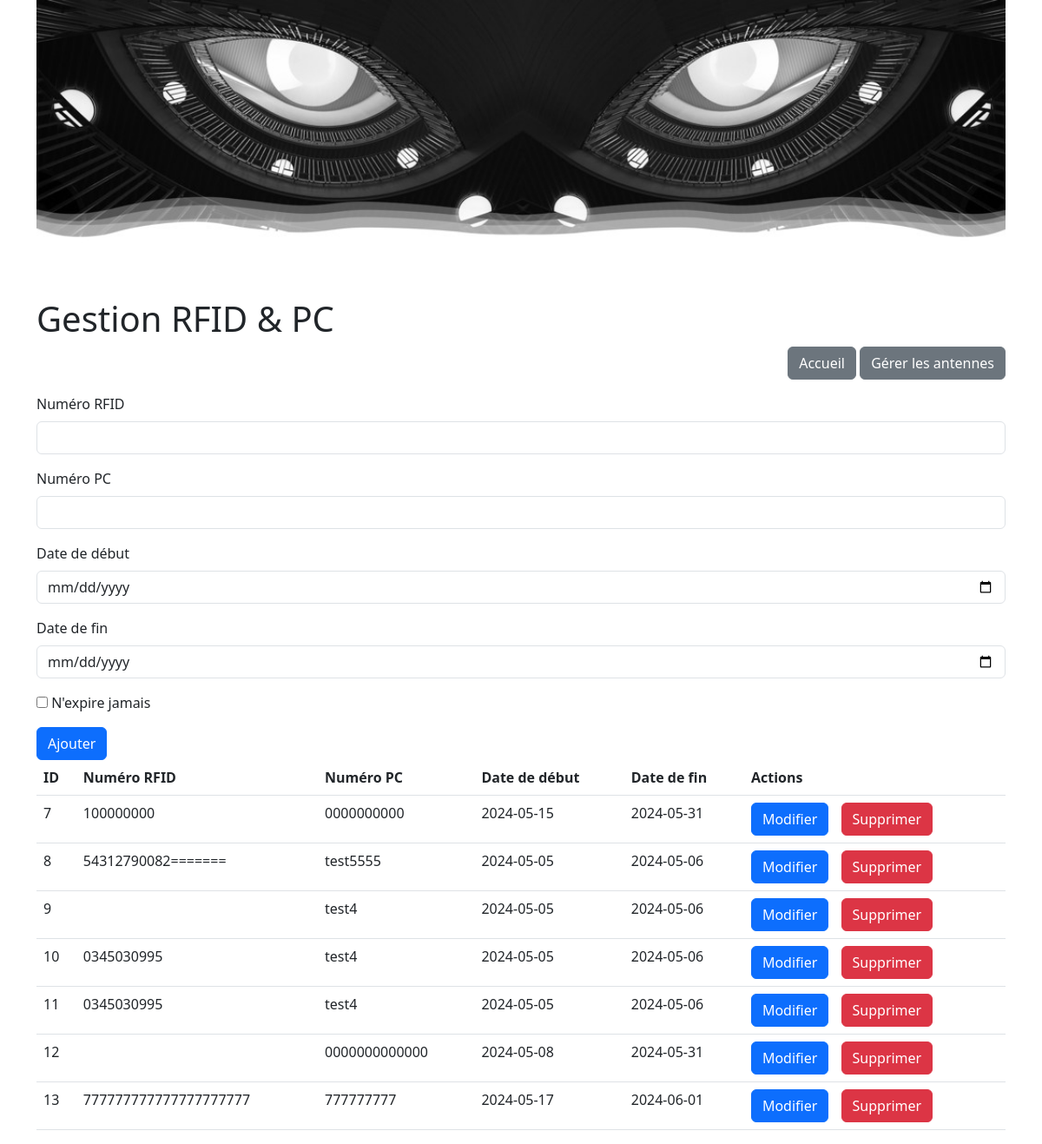
The app's page /code/manage_etiq_pc.php, older data.
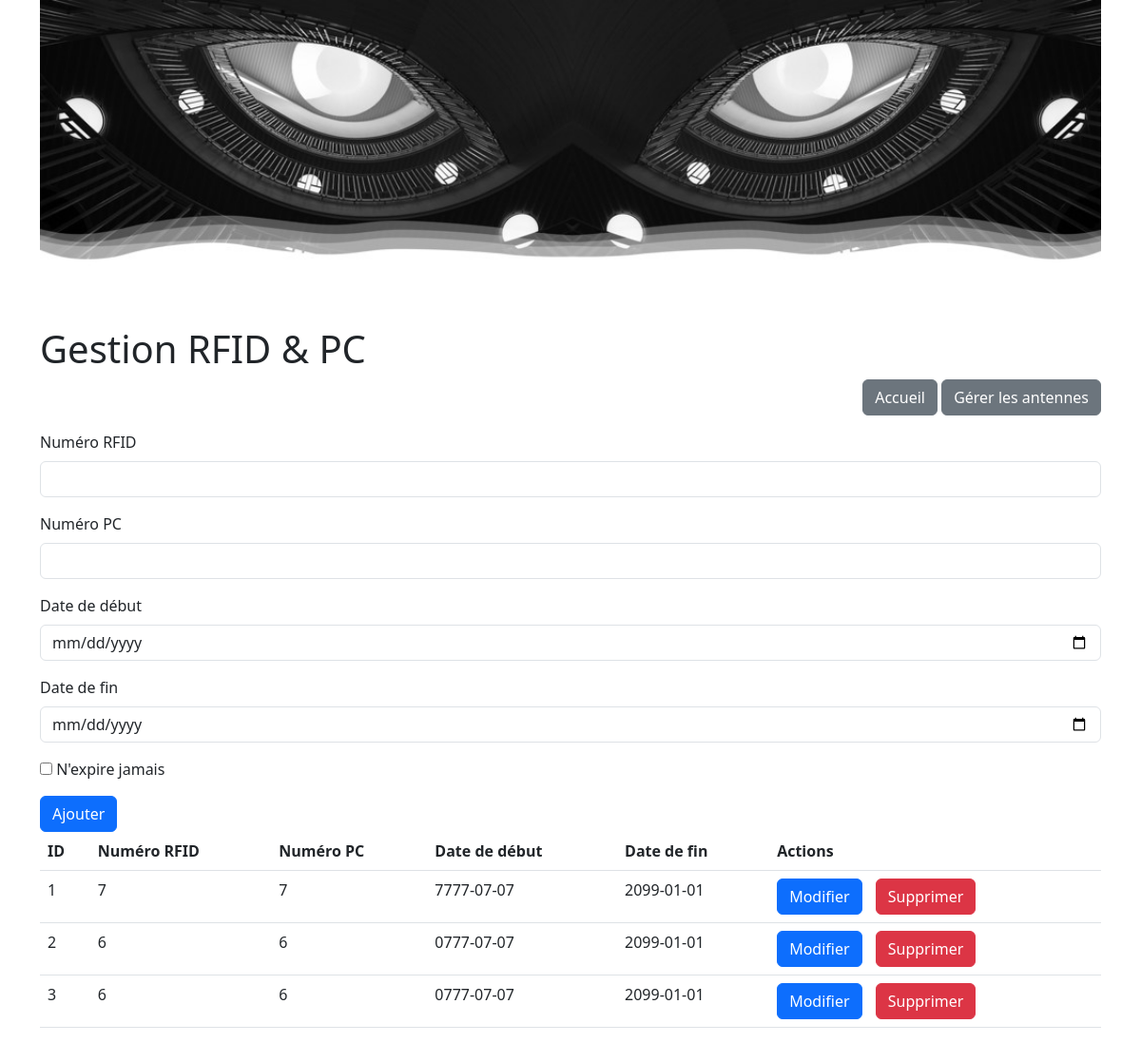
The same page, newer data.
### tables this page shows
CREATE TABLE ETIQ_PC (
    ID INTEGER PRIMARY KEY,
    NUM_ETIQ VARCHAR,
    NUM_PC VARCHAR,
    DATE_DEBUT DATE,
    DATE_FIN DATE
);

### code/manage_etiq_pc.php (the view, shortened to what this page needs)
<?php
include 'db.php';
$etiqs = $db->query("SELECT * FROM ETIQ_PC");
?>
<!DOCTYPE html>
<html lang="fr">
<head>
    <link rel="stylesheet" href="manage_etiq_pc.css">
    <link href="https://cdn.jsdelivr.net/npm/bootstrap@5.3.0/dist/css/bootstrap.min.css" rel="stylesheet">
</head>
<body>
<div class="container">
	<header>
		<img src="image2.jpg" alt="Track Eye System Banner" class="img-fluid">
		<h1>Gestion RFID & PC</h1>
		<div class="mb-3 text-end">
			<a href="index.php" class="btn btn-secondary">Accueil</a>
			<a href="manage_antenne.php" class="btn btn-secondary">Gérer les antennes</a>
		</div>
    </header>
    <form action="manage_etiq_pc.php" method="post" onsubmit="return confirm('Êtes-vous sûr?');">
        <div class="mb-3">
            <label for="num_etiq" class="form-label">Numéro RFID</label>
            <input type="text" id="num_etiq" name="num_etiq" required class="form-control">
        </div>
        <div class="mb-3">
            <label for="num_pc" class="form-label">Numéro PC</label>
            <input type="text" id="num_pc" name="num_pc" required class="form-control">
        </div>
        <div class="mb-3">
            <label for="date_debut" class="form-label">Date de début</label>
            <input type="date" id="date_debut" name="date_debut" required class="form-control">
        </div>
        <div class="mb-3">
    <label for="date_fin" class="form-label">Date de fin</label>
    <input type="date" id="date_fin" name="date_fin" required class="form-control">
</div>
<div class="mb-3">
    <input type="checkbox" id="neverExpires" name="neverExpires" value="neverExpires">
    <label for="neverExpires">N'expire jamais</label><br>
</div>
<button type="submit" class="btn btn-primary">Ajouter</button>
</form>
    <table class="table">
        <thead>
            <tr>
                <th>ID</th>
                <th>Numéro RFID</th>
                <th>Numéro PC</th>
                <th>Date de début</th>
                <th>Date de fin</th>
                <th>Actions</th>
            </tr>
        </thead>
        <tbody>
            <?php foreach ($etiqs as $etiq) { ?>
                <tr>
    <td><?php echo htmlspecialchars($etiq['ID']); ?></td>
    <td><?php echo htmlspecialchars($etiq['NUM_ETIQ']); ?></td>
    <td><?php echo htmlspecialchars($etiq['NUM_PC']); ?></td>
    <td><?php echo htmlspecialchars($etiq['DATE_DEBUT']); ?></td>
<td><?php echo $etiq['DATE_FIN'] ? htmlspecialchars($etiq['DATE_FIN']) : '2099-01-01'; ?></td>
<td>
<button onclick="document.getElementById('editForm<?php echo $etiq['ID']; ?>').style.display='block'" class="btn btn-primary" style="margin-right: 10px;">Modifier</button>
        <form action="manage_etiq_pc.php" method="post" style="display: inline;">
            <button type="submit" class="btn btn-danger">Supprimer</button>
        </form>
    </td>
</tr>
            <?php } ?>
        </tbody>
    </table>
</div>
</body>
</html>

### code/manage_etiq_pc.css (style rules this page uses)
header img { width: 100%; height: auto; display: block; }

Row changes from the older to the newer data that the page shows:
removed etiq_pc: ID "7", NUM_ETIQ "100000000", NUM_PC "0000000000", DATE_DEBUT "2024-05-15", DATE_FIN "2024-05-31"
removed etiq_pc: ID "8", NUM_ETIQ "54312790082=======", NUM_PC "test5555", DATE_DEBUT "2024-05-05", DATE_FIN "2024-05-06"
removed etiq_pc: ID "9", NUM_PC "test4", DATE_DEBUT "2024-05-05", DATE_FIN "2024-05-06"
removed etiq_pc: ID "10", NUM_ETIQ "0345030995", NUM_PC "test4", DATE_DEBUT "2024-05-05", DATE_FIN "2024-05-06"
removed etiq_pc: ID "11", NUM_ETIQ "0345030995", NUM_PC "test4", DATE_DEBUT "2024-05-05", DATE_FIN "2024-05-06"
removed etiq_pc: ID "12", NUM_PC "0000000000000", DATE_DEBUT "2024-05-08", DATE_FIN "2024-05-31"
removed etiq_pc: ID "13", NUM_ETIQ "777777777777777777777", NUM_PC "777777777", DATE_DEBUT "2024-05-17", DATE_FIN "2024-06-01"
added etiq_pc: ID "1", NUM_ETIQ "7", NUM_PC "7", DATE_DEBUT "7777-07-07", DATE_FIN "2099-01-01"
added etiq_pc: ID "2", NUM_ETIQ "6", NUM_PC "6", DATE_DEBUT "0777-07-07", DATE_FIN "2099-01-01"
added etiq_pc: ID "3", NUM_ETIQ "6", NUM_PC "6", DATE_DEBUT "0777-07-07", DATE_FIN "2099-01-01"
